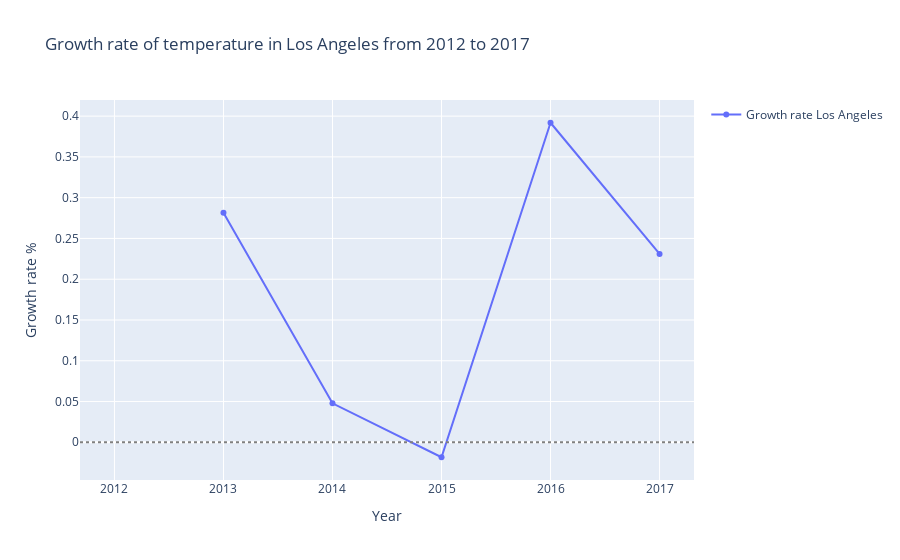

The cell this chart's notebook holds for it:
### Markdown cell above
### Graphic where show the growth rate

### Code cell
fig = growth_rate(dataframes['temperature_WH'],'Los Angeles')
fig.update_layout(
    title="Growth rate of temperature in Los Angeles from 2012 to 2017",
    xaxis_title="Year",
    yaxis_title="Growth rate %",
    showlegend=True
)
# 📋 Agregamos línea cero para referencia visual
fig.add_hline(y=0, line_dash="dot", line_color="gray")
fig.show()

### Figure 1 — Plotly figure (JSON) as saved in the notebook; plotly's stock layout.template omitted (floating-point values rounded to 4 significant figures)
{"data": [{"mode": "lines+markers", "name": "Growth rate Los Angeles", "type": "scatter", "x": [2012, 2013, 2014, 2015, 2016, 2017], "y": [null, 0.2814, 0.04778, -0.01834, 0.3919, 0.231]}], "layout": {"shapes": [{"line": {"color": "gray", "dash": "dot"}, "type": "line", "x0": 0, "x1": 1, "xref": "x domain", "y0": 0, "y1": 0, "yref": "y"}], "showlegend": true, "title": {"text": "Growth rate of temperature in Los Angeles from 2012 to 2017"}, "xaxis": {"title": {"text": "Year"}}, "yaxis": {"title": {"text": "Growth rate %"}}}}
